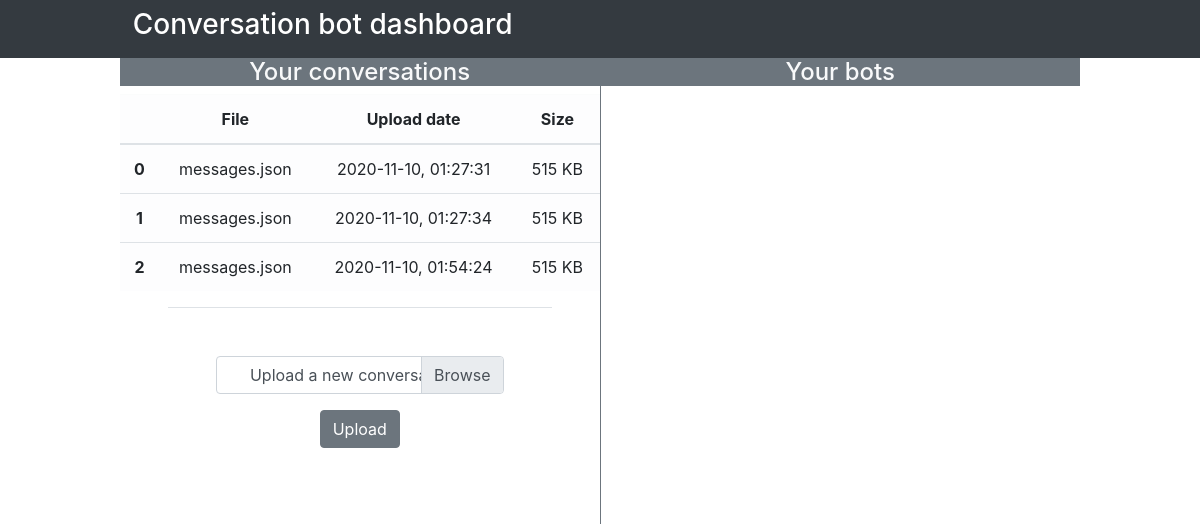
/dashboard, run on the app's committed database.
### models/models.py (models this page shows)
class ConversationFile(db.Model):
    id = db.Column(db.Integer, primary_key=True)
    name = db.Column(db.String(300))
    creation_date = db.Column(db.DateTime, default=datetime.now)
    data = db.Column(db.LargeBinary)
    data_size = db.Column(db.Integer)
    user_id = db.Column(db.Integer, db.ForeignKey("user.id"))
    models = db.relationship("TrainedModel")

### run.py (the view, shortened to what this page needs)
@app.route("/dashboard", methods=['GET', 'POST'])
def dashboard():
    user_conversations = ConversationFile.query.filter_by(user_id=0).all()
    return render_template("dashboard.html", user_conversations=user_conversations)

### templates/dashboard.html (shortened to what this page needs)
<!DOCTYPE html>
<html lang="en">
<head>
    <link rel="stylesheet" href="https://maxcdn.bootstrapcdn.com/bootstrap/4.5.2/css/bootstrap.min.css">
    <link href="//maxcdn.bootstrapcdn.com/bootstrap/4.0.0/css/bootstrap.min.css" rel="stylesheet" id="bootstrap-css">
</head>
<body>
    <nav class="navbar navbar-expand-lg navbar-light bg-dark">
        <div class="h3 text-white mx-auto" style="width: 80%;">Conversation bot dashboard</div>
    </nav>
    <div class="row no-gutters mx-auto" style="width: 80%;">
        <div class="col-sm min-vh-100 text-center">
            <div class="h4 mb-2 bg-secondary text-light">Your conversations</div>
            <table class="table table-hover table-light">
                <thead>
                  <tr>
                    <th scope="col"></th>
                    <th scope="col">File</th>
                    <th scope="col">Upload date</th>
                    <th scope="col">Size</th>
                  </tr>
                </thead>
                <tbody>
                {% for i in range(user_conversations|length) %}
                    {% set conv = user_conversations[i] %}
                    <tr>
                        <th scope="row">{{i}}</th>
                        <td>{{conv.name}}</td>
                        <td>{{conv.creation_date.strftime("%Y-%m-%d, %H:%M:%S")}}</td>
                        <td>{{(conv.data_size / 1000)|int}} KB</td>
                    </tr>
                {% endfor %}
                </tbody>
            </table>
            <form action="/dashboard" method="POST" enctype="multipart/form-data" class="p-5 pb-6 ml-5 mr-5 border-top">
                <div class="form-group">
                    <div class="custom-file">
                        <label class="custom-file-label" for="conversation-file">Upload a new conversation...</label>
                    </div>
                </div>
                <button type="submit" class="btn btn-secondary">Upload</button>
            </form>
        </div>
        <div class="col-sm border-left border-secondary min-vh-100 text-center">
            <div class="h4 mb-2 bg-secondary text-light">Your bots</div>
        </div>
    </div>
</body>
</html>

### data on the page
ConversationFile: name "messages.json", creation_date "2020-11-10, 01:27:31", (conv.data_size/1000)|int "515"
ConversationFile: name "messages.json", creation_date "2020-11-10, 01:27:34", (conv.data_size/1000)|int "515"
ConversationFile: name "messages.json", creation_date "2020-11-10, 01:54:24", (conv.data_size/1000)|int "515"

### other printed values
{{ i }} "0" "1" "2"
